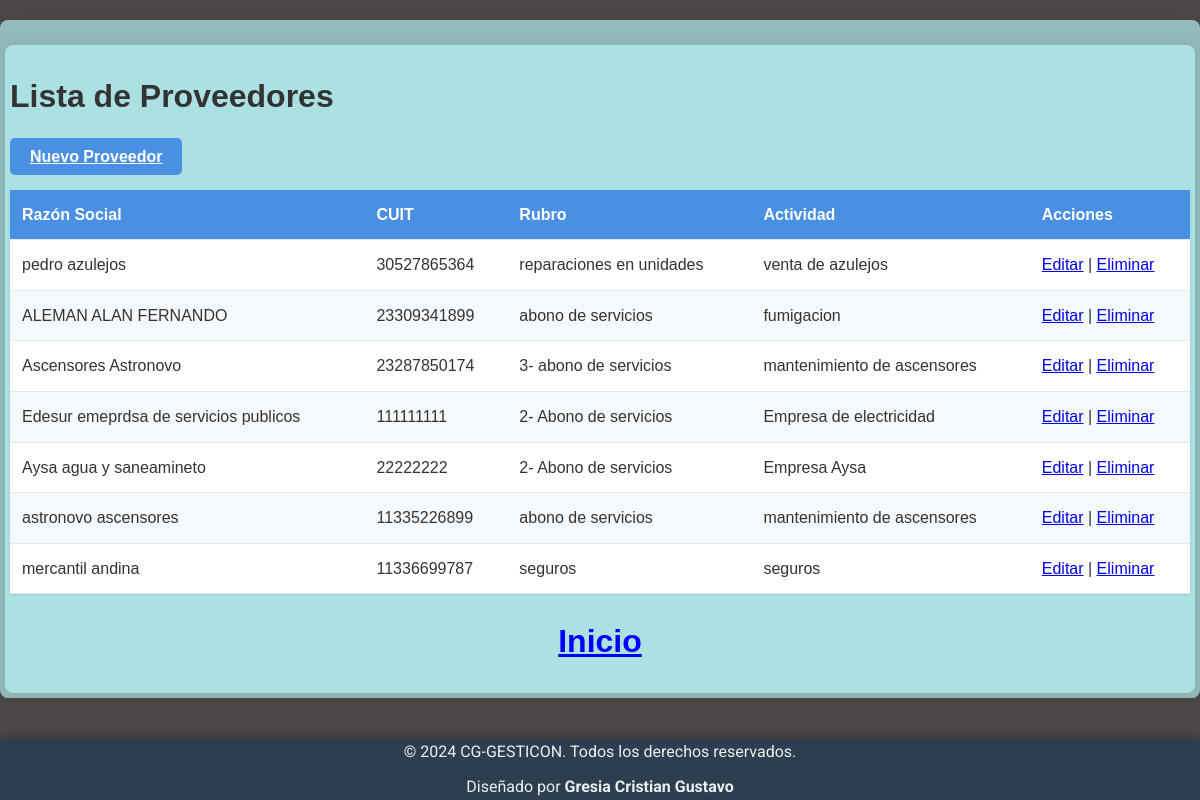
Screenshot of /proveedores/ with the database file from the repository.
### tienda/models.py (models this page shows, shortened)
class Proveedor(models.Model):
    razon_social = models.CharField(max_length=150, blank=True, null=True)  # Opcional
    cuit = models.CharField(max_length=11, unique=True)  # CUIT único
    rubro = models.CharField(max_length=100, blank=True, null=True)  # Opcional
    actividad = models.TextField(blank=True, null=True)  # Campo largo opcional
    domicilio = models.CharField(max_length=255, verbose_name="Domicilio")  # Campo agregado

### tienda/views.py (the view)
# urls.py: path('proveedores/', views.lista_proveedores, name='lista_proveedores'),
def lista_proveedores(request):
    try:
        proveedores = Proveedor.objects.all()
        print("Proveedores encontrados:", proveedores.count())
        for p in proveedores:
            print(f"Proveedor: {p.razon_social}")
        return render(request, 'tienda/proveedores/lista_proveedores.html', {'proveedores': proveedores})
    except Exception as e:
        print("Error en lista_proveedores:", str(e))
        return render(request, 'tienda/proveedores/lista_proveedores.html', {'error': str(e)})

### tienda/templates/tienda/proveedores/lista_proveedores.html (shortened to what this page needs)
{% extends 'tienda/base.html' %}
{% block contenido %}
<div class="container mt-4">
    <h1>Lista de Proveedores</h1>
    <a href="{% url 'tienda:crear_proveedor' %}" class="btn btn-primary">Nuevo Proveedor</a>
    {% if proveedores %}
        <table class="table">
            <thead>
                <tr>
                    <th>Razón Social</th>
                    <th>CUIT</th>
                    <th>Rubro</th>
                    <th>Actividad</th>
                    <th>Acciones</th>
                </tr>
            </thead>
            <tbody>
                {% for proveedor in proveedores %}
                    <tr>
                        <td>{{ proveedor.razon_social }}</td>
                        <td>{{ proveedor.cuit }}</td>
                        <td>{{ proveedor.rubro }}</td>
                        <td>{{ proveedor.actividad }}</td>
                        <td>
                            <a href="{% url 'tienda:editar_proveedor' proveedor.id %}">Editar</a> |
                            <a href="{% url 'tienda:eliminar_proveedor' proveedor.id %}">Eliminar</a>
                        </td>
                    </tr>
                {% endfor %}
            </tbody>
        </table>
    {% else %}
        <p>No hay proveedores registrados.</p>
    {% endif %}
    <a href="{% url 'tienda:index' %}"> <h1 style="color: blue; text-align: center;">Inicio</h1></a>
</div>
{% endblock %}

### tienda/templates/tienda/base.html (shortened to what this page needs)
<!DOCTYPE html>
<html lang="es">
<head>
    {% load static %}
    <link rel="stylesheet" href="{% static 'css/styles.css' %}">
    <link rel="stylesheet" href="https://cdnjs.cloudflare.com/ajax/libs/normalize/8.0.1/normalize.css">
    <link rel="stylesheet" href="https://cdnjs.cloudflare.com/ajax/libs/milligram/1.4.1/milligram.css">
</head>
<body>
    <div class="container">
        {% block contenido %}
        {% endblock contenido %}
    </div>
    <footer class="fixed-footer">
        <div class="footer-content">
            <p>&copy; 2024 CG-GESTICON. Todos los derechos reservados.</p>
            <p>Diseñado por <strong>Gresia Cristian Gustavo</strong></p>
        </div>
    </footer>
</body>
</html>

### tienda/static/css/styles.css (style rules this page uses)
:root { --primary-color: #4a90e2; --secondary-color: #e8f4f8; --accent-color: #34c759; --text-color: #333; }
body { background-color: #4e4948; color: var(--text-color); font-family: 'Arial', sans-serif; line-height: 1.6; margin: 0; padding: 0; }
.btn { padding: 10px 20px; border: none; border-radius: 5px; cursor: pointer; font-weight: 600; transition: all 0.3s ease; }
.btn-primary { background-color: var(--primary-color); color: white; }
table { width: 100%; border-collapse: collapse; margin: 20px 0; background-color: #ffffff; box-shadow: 0 1px 3px rgba(0,0,0,0.1); }
th, td { padding: 12px; text-align: left; border-bottom: 1px solid #e0e9f0; }
th { background-color: var(--primary-color); color: white; }
tr:nth-child(even) { background-color: #f5f9fc; }
.container { max-width: 1200px; margin: 0 auto; padding: 5px; background-color: #b8f4f8a9; box-shadow: 0 0 15px rgba(0,0,0,0.1); border-radius: 8px; margin-top: 20px; }
.fixed-footer { position: fixed; bottom: 0; left: 0; width: 100%; background-color: #2c3e50; color: #ecf0f1; text-align: center; padding: px 0; box-shadow: 0 -2px 10px rgba(0, 0, 0, 0.3); z-index: 1000; font-family: 'Roboto', sans-serif; }
.footer-content { display: flex; flex-direction: column; align-items: center; gap: 10px; }
body { margin: 0; padding-bottom: 0px; }
.fixed-footer p { margin: 0; }

### rows the page displays
Proveedor: razon_social "pedro azulejos", cuit "30527865364", rubro "reparaciones en unidades", actividad "venta de azulejos"
Proveedor: razon_social "ALEMAN ALAN FERNANDO", cuit "23309341899", rubro "abono de servicios", actividad "fumigacion"
Proveedor: razon_social "Ascensores Astronovo", cuit "23287850174", rubro "3- abono de servicios", actividad "mantenimiento de ascensores"
Proveedor: razon_social "Edesur emeprdsa de servicios publicos", cuit "111111111", rubro "2- Abono de servicios", actividad "Empresa de electricidad"
Proveedor: razon_social "Aysa agua y saneamineto", cuit "22222222", rubro "2- Abono de servicios", actividad "Empresa Aysa"
Proveedor: razon_social "astronovo ascensores", cuit "11335226899", rubro "abono de servicios", actividad "mantenimiento de ascensores"
Proveedor: razon_social "mercantil andina", cuit "11336699787", rubro "seguros", actividad "seguros"
